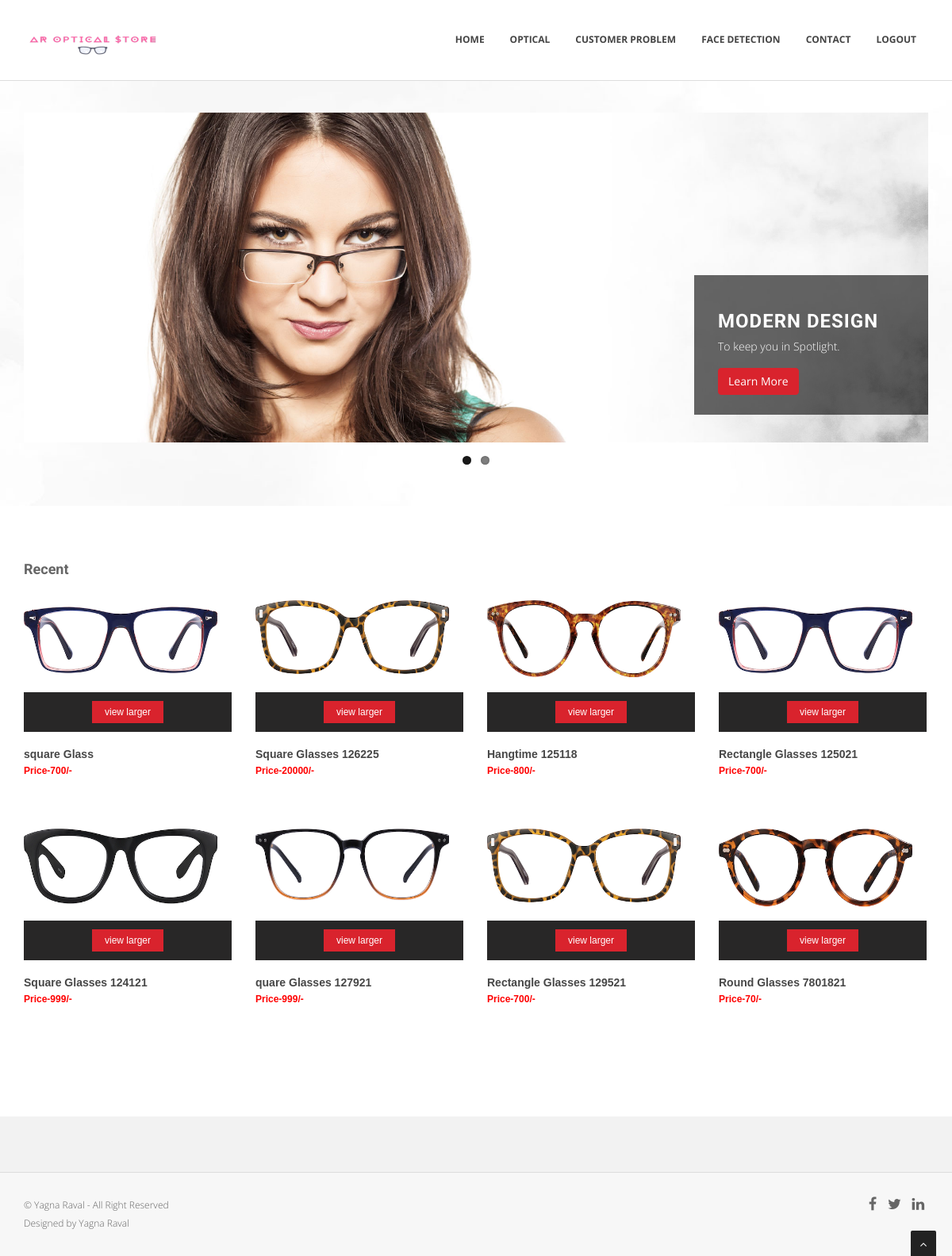
/index.php (signed in), run on the app's committed database.
### tables this page shows
CREATE TABLE `glass` (
  `glassid` int(11) NOT NULL,
  `name` varchar(225) NOT NULL,
  `image` varchar(400) NOT NULL,
  `price` varchar(300) NOT NULL,
  `description` varchar(400) NOT NULL
);

### admin/dbconfig.php (called while the page is built, shortened)
<?php
function select($query)
{
	$cid=mysqli_connect(server,user,password,database) or die("connection error");
	$result=mysqli_query($cid,$query);
	return $result;
}
?>

### index.php (the view, shortened to what this page needs)
<?php
include"admin/dbconfig.php";
?>
<!DOCTYPE html>
<html lang="en">
<head>
	<link href="css/bootstrap.min.css" rel="stylesheet" />
	<link href="plugins/flexslider/flexslider.css" rel="stylesheet" media="screen" />
	<link href="css/cubeportfolio.min.css" rel="stylesheet" />
	<link href="css/style.css" rel="stylesheet" />
	<link id="t-colors" href="skins/default.css" rel="stylesheet" />
	<link id="bodybg" href="bodybg/bg1.css" rel="stylesheet" type="text/css" />
</head>
<body>
	<div id="wrapper">
		<header>
			<div class="navbar navbar-default navbar-static-top">
				<div class="container">
					<div class="navbar-header">
						<a class="navbar-brand" href="index.php"><img src="img/logo.png" alt="" width="199" height="52" /></a>
					</div>
					<?php include"nav.php";?>
				</div>
			</div>
		</header>
		<section id="featured" class="bg">
			<div class="container">
				<div class="row">
					<div class="col-lg-12">
						<div id="main-slider" class="main-slider flexslider">
							<ul class="slides">
								<li>
									<img src="img/slides/flexslider/1.jpg" alt="" />
									<div class="flex-caption">
										<h3>Modern Design</h3>
										<p>To keep you in Spotlight.</p>
										<a href="#" class="btn btn-theme">Learn More</a>
									</div>
								</li>
							</ul>
						</div>
					</div>
				</div>
			</div>
		</section>
		<section id="content">
			<div class="container marginbot50">
				<div class="row">
					<div class="col-lg-12">
						<h4 class="heading">Recent</h4>
						<div id="grid-container" class="cbp-l-grid-projects">
							<ul>
								<?php
							$result=select("select * from glass ");
							while($r=mysqli_fetch_array($result))
							{extract($r);
							?>
								<li class="cbp-item graphic">
									<div class="cbp-caption">
										<div class="cbp-caption-defaultWrap">
											<img src="admin/images/<?=$image?>" alt="" style="width:250px;height:100px"/>
										</div>
										<div class="cbp-caption-activeWrap">
											<div class="cbp-l-caption-alignCenter">
												<div class="cbp-l-caption-body">
													<a href="admin/images/<?=$image?>" class="cbp-lightbox cbp-l-caption-buttonRight" data-title="Dashboard<br>by Paul Flavius Nechita">view larger</a>
												</div>
											</div>
										</div>
									</div>
									<div class="cbp-l-grid-projects-title"><?=$name?></div>
									<div class="cbp-l-grid-projects-desc" style="font-weight:bold;color:red">Price-<?=$price?>/-</div>
								</li>
								<?php
							}
								?>
							</ul>
						</div>
					</div>
				</div>
			</div>
		</section>
		<?php include"footer.php";?>
	</div>
	<a href="#" class="scrollup"><i class="fa fa-angle-up active"></i></a>
</body>
</html>

### css/style.css (style rules this page uses)
body { font-family:'Open Sans', Arial, sans-serif; font-size:14px; font-weight:300; line-height:1.6em; color:#656565; }
h1,h2, h3, h4, h5, h6 { font-family:'Roboto', sans-serif; font-weight:700; line-height:1.1em; color:#666; margin-bottom: 20px; }
#wrapper { width:100%; margin:0; padding:0; }
.row,.row-fluid { margin-bottom:30px; }
header .navbar { margin-bottom: 0; }
.navbar-default { border: none; }
.navbar-brand { color: #222; text-transform: uppercase; font-size: 24px; font-weight: 700; line-height: 1em; letter-spacing: -1px; margin-top: 30px; padding: 0 0 0 15px; }
header .navbar-default { background-color: #fff; border-bottom: 1px solid #ddd; }
header .navbar { min-height: 100px; }
#featured { width: 100%; background:#fcfcfc; position:relative; margin:0; padding:0; }
#featured.bg { background: url(../img/dummies/feat-bg.jpg) no-repeat top center; }
.main-slider.flexslider { margin: 40px 0 50px; background: transparent; border: none; -webkit-border-radius: 0; -moz-border-radius: 0; -o-border-radius: 0; border-radius: 0; -webkit-box-shadow: none; -moz-box-shadow: none; -o-box-shadow: none; box-shadow: none; }
.main-slider .flex-caption { background:none; -ms-filter:progid:DXImageTransform.Microsoft.gradient(startColorstr=#4C000000,endColorstr=#4C000000); filter:progid:DXImageTransform.Microsoft.gradient(startColorstr=#4C000000,endColorstr=#4C000000); zoom: 1; }
.main-slider .flex-caption { bottom: 35px; background-color: rgba(0, 0, 0, 0.6); color: #fff; margin: 0; padding: 25px 25px 25px 30px; position: absolute; right: 0; width: 295px; }
.main-slider .flex-caption h3 { color: #fff; letter-spacing: 1px; margin-bottom: 8px; text-transform: uppercase; }
.main-slider .flex-caption p { margin: 0 0 15px; }
#content { position:relative; background:#fff; padding:60px 0 40px 0; }
#content img { margin-bottom: 30px; }
.btn-theme { color: #fff; }
h4.heading { font-weight:700; }
.heading { margin-bottom: 30px; }
.heading { position: relative; }
.scrollup { position:fixed; width:32px; height:32px; bottom:0px; right:20px; background: #222; -webkit-border-radius: 2px 2px 0 0; -moz-border-radius: 2px 2px 0 0; border-radius: 2px 2px 0 0; }
a.scrollup { outline:0; text-align: center; }
a.scrollup i { margin-top: 10px; color: #fff; }
.marginbot50 { margin-bottom:50px; }

### skins/default.css (style rules this page uses)
a, a:hover,a:focus,a:active, strike, .post-meta span a:hover, ul.meta-post li a:hover, ul.cat li a:hover, ul.recent li h6 a:hover, ul.portfolio-categ li.active a, ul.portfolio-categ li.active a:hover, ul.portfolio-categ li a:hover,ul.related-post li h4 a:hover, span.highlight,article .post-heading h3 a:hover, .navbar .nav > .active > a,.navbar .nav > .active > a:hover,.navbar .nav > li > a:hover,.navbar .nav > li > a:focus,.navbar .nav > .active > a:focus, .validation { color:#d9232d; }
.cbp-l-caption-buttonLeft, .cbp-l-caption-buttonRight,.cbp-l-filters-button .cbp-filter-counter { background-color: #d9232d; }
.btn-theme { border:1px solid #d9232d; background: #d9232d; }

### bodybg/bg1.css (style rules this page uses)
body { background: url(../img/bodybg/bg1.png) repeat left top; }

### css/theme.css (style rules this page uses)
a { color: #50a846; }

### data on the page
glass: image (picture), name "square Glass", price "700"
glass: image (picture), name "Square Glasses 126225", price "20000"
glass: image (picture), name "Hangtime 125118", price "800"
glass: image (picture), name "Rectangle Glasses 125021", price "700"
glass: image (picture), name "Square Glasses 124121", price "999"
glass: image (picture), name "quare Glasses 127921", price "999"
glass: image (picture), name "Rectangle Glasses 129521", price "700"
glass: image (picture), name "Round Glasses 7801821", price "70"
